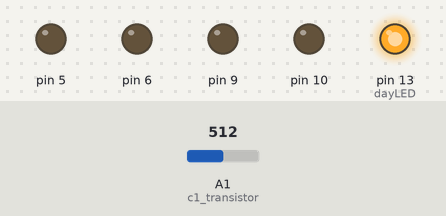
The sketch below on a simulated Arduino Uno, built with avr-gcc and run on an emulated ATmega328P. Parts: output pins drawn as LEDs (lit = HIGH). Inputs (shaded band) come from the test bench; at power-on: A1 (c1_transistor) = 512. What the sketch prints to the serial monitor is not drawn.

Above: at 1.2 s.
1.3 s: A1 (c1_transistor) set to 525
At 2.0 s:
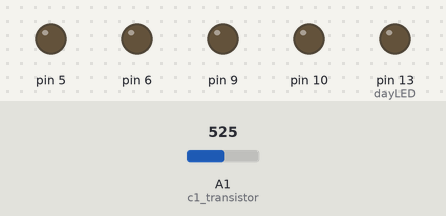
2.8 s: A1 (c1_transistor) set to 511
At 3.2 s:
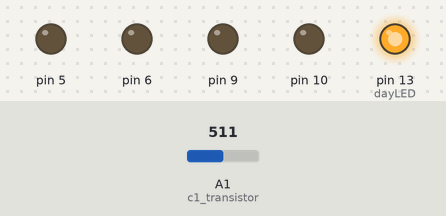
4.3 s: A1 (c1_transistor) set to 716
At 5.3 s:
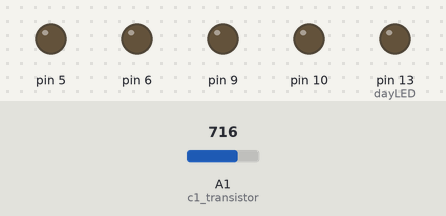
Timing chart, 0 to 7.3 s (numbered marks = the images above; inputs shaded):
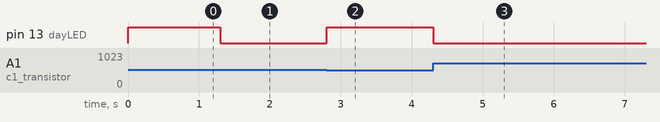

Measured:
- the behaviour switches between 514 and 515 on A1 (c1_transistor) (found by bisection; images 0 and 1)
- after the input at 1.3 s, pin 13 (dayLED): HIGH → LOW at once
- after the input at 2.8 s, pin 13 (dayLED): LOW → HIGH at once
- after the input at 4.3 s, pin 13 (dayLED): HIGH → LOW at once

The sketch:

3ATest.ino
```cpp
// m in this case means motor
// motor 1 is left, motor 2 is right when looking at bot from the back
#include "MotorClass.h"

// Analog Ouput pins for forward and backward movement
MotorClass Motor1(5,6);
MotorClass Motor2(9,10);

int state_user_pin = 8; // Input Digital Pin
int dayLED = 13; // Input Digital Pin
int ir_transistor = A0; // Analog Input Pin
int c1_transistor = A1; // Analog Input Pin
int c2_transistor = A2; // Analog Input Pin
int max_power = 255;
int off = 0;
int unsigned long fudge_factor = 2000; // 2 seconds || Experimental value from our bot to get time/degree turned
int collision_range[2] = {0,500}; // range of acceptable voltage to detect collision
int red_range[2] = {900,930}; // range of acceptable voltage to detect red
int blue_range[2] = {750,880}; // range of acceptable voltage to detect blue
int yellow_range[2] = {945,1000}; // range of acceptable voltage to detect yellow
int black_range[2] = {0,700}; // range of acceptable voltage to detect black
int road_color[2];
volatile int ir_value;
volatile int c_value[2];
volatile bool motor_off = true;
volatile bool m1forward = true;
volatile bool m2forward = true;
volatile bool m1backward = false;
volatile bool m2backward = false;
// COLORS
int BLACK = 1;
int RED = 2;
int BLUE = 3;
int YELLOW = 4;
// STATE VARIABLES
int STEERING_STATE = 1;
int STOP_STATE = 2;
int TURN_STATE = 3;
int CURRENT_STATE = STEERING_STATE;

void motorTOGGLE_ISR(){
  Serial.println("motor toggle");
  motor_off = !motor_off;
}

void m1directionISR(){
  Serial.println("m1 direction");
  m1forward = !m1forward;
  m1backward = !m1backward;
}

void m2directionISR(){
  Serial.println("m2 direction");
  m2forward = !m2forward;
  m2backward = !m2backward;
}

void collect_ir_data(){
  ir_value = analogRead(ir_transistor);
  Serial.println(ir_value);
}

void collect_c1_data(){
  c_value[0] = analogRead(c1_transistor);
  Serial.println(c_value[0]);
}

void collect_c2_data(){
  c_value[1] = analogRead(c2_transistor);
  Serial.println(c_value[1]);
}

void setup() {
  // This automatically goes into the ON state
  Serial.begin(9600);
  pinMode(state_user_pin, INPUT_PULLUP);
  pinMode(dayLED, OUTPUT);
  pinMode(ir_transistor, INPUT);
  pinMode(c1_transistor, INPUT);
  pinMode(c2_transistor, INPUT);
  attachInterrupt(ir_transistor, collect_ir_data, CHANGE);
  attachInterrupt(c1_transistor, collect_c1_data, CHANGE);
  attachInterrupt(c2_transistor, collect_c2_data, CHANGE);
  attachInterrupt(state_user_pin, motorTOGGLE_ISR, CHANGE);
}

void loop() {
  // MAIN LOOP
  c_value[0] = analogRead(c1_transistor);
  // Serial.println(c_value[0]);
  if (c_value[0] < 515){
    digitalWrite(dayLED, HIGH);
  }else{
    digitalWrite(dayLED, LOW);
  }
  color_logic();
  // if (CURRENT_STATE == STOP_STATE){
  //   Motor1.stop();
  //   Motor2.stop();
  //   CURRENT_STATE = TURN_STATE;
  // }else if (CURRENT_STATE == STEERING_STATE){
  //   collision_logic();
  //   color_logic();
  //   steering_logic();
  // }else if (CURRENT_STATE == TURN_STATE){
  //   turnCounterClockwise(180); // 180 degree turn
  //   CURRENT_STATE = STEERING_STATE;
  // }
}

void collision_logic(){
  if (ir_value >= collision_range[0] && ir_value <= collision_range[1]){
    CURRENT_STATE = STOP_STATE;
  }
}

void color_logic(){
  if (c_value[0] >= black_range[0] && c_value[0] <= black_range[1]){
    road_color[0] = BLACK;
    Serial.println("BLACK");
  }else if (c_value[0] >= red_range[0] && c_value[0] <= red_range[1]){
    road_color[0] = RED;
    Serial.println("RED");
  }else if (c_value[0] >= yellow_range[0] && c_value[0] <= yellow_range[1]){
    road_color[0] = YELLOW;
    Serial.println("YELLOW");
  }else if (c_value[0] >= blue_range[0] && c_value[0] <= blue_range[1]){
    road_color[0] = BLUE;
    Serial.println("BLUE");
  }
  if (c_value[1] >= black_range[0] && c_value[1] <= black_range[1]){
    road_color[1] = BLACK;
  }else if (c_value[1] >= red_range[0] && c_value[1] <= red_range[1]){
    road_color[1] = RED;
  }else if (c_value[1] >= yellow_range[0] && c_value[1] <= yellow_range[1]){
    road_color[1] = YELLOW;
  }else if (c_value[1] >= blue_range[0] && c_value[1] <= blue_range[1]){
    road_color[1] = BLUE;
  }
}

void steering_logic(){
  if (road_color[0] != BLACK && road_color[1] != BLACK){
    Motor1.goForward(max_power);
    Motor2.goForward(max_power);
  }else if (road_color[0] == BLACK && road_color[1] != BLACK){
    turnClockwise(1); // 1 degree turn
  }else if (road_color[1] == BLACK && road_color[0] != BLACK){
    turnCounterClockwise(1); // 1 degree turn
  }
}

void m2_state_logic(){
  if (m2forward){ // Makes motor 2 go to the right
    Motor2.goForward(max_power);
  }else if (m2backward){ // Makes motor 2 go to the left
    Motor2.goBackward(max_power);
  }
}

void turnClockwise(int degrees){
  Motor2.stop();
  Motor1.goForward(max_power);
  int unsigned long start_time = millis();
  int unsigned long turn_time = degrees * fudge_factor; // fudge factor is experimental time from 360 degree test
  int unsigned long current_time = 0;
  while ((current_time - start_time) < turn_time){
    int unsigned long current_time = millis();
  }
  Motor1.stop();
}

void turnCounterClockwise(int degrees){
  Motor1.stop();
  Motor2.goForward(max_power);
  int unsigned long start_time = millis();
  int unsigned long turn_time = degrees * fudge_factor; // fudge factor is experimental time from 360 degree test
  int unsigned long current_time = 0;
  while ((current_time - start_time) < turn_time){
    int unsigned long current_time = millis();
  }
  Motor2.stop();
}
```

MotorClass.cpp
```cpp
#include "Arduino.h"
#include "MotorClass.h"

MotorClass::MotorClass(int forward_pin, int backward_pin){
  pinMode(forward_pin, OUTPUT);
  pinMode(backward_pin, OUTPUT);
  _forward_pin = forward_pin;
  _backward_pin = backward_pin;
  _OFF = 0;
}

void MotorClass::goForward(int speed){
  analogWrite(_forward_pin, speed);
  analogWrite(_backward_pin, _OFF);
}

void MotorClass::goBackward(int speed){
  analogWrite(_backward_pin, speed);
  analogWrite(_forward_pin, _OFF);
}

void MotorClass::stop(){
  analogWrite(_forward_pin, _OFF);
  analogWrite(_backward_pin, _OFF);
}
```

MotorClass.h
```cpp
#ifndef MotorClass_h
#define MotorClass_h

#include "Arduino.h"

class MotorClass {
  public:
    MotorClass(int forward_pin, int backward_pin);
    void MotorClass::goForward(int speed);
    void MotorClass::goBackward(int speed);
    void MotorClass::stop();
  private:
    int _forward_pin;
    int _backward_pin;
    int _OFF ;
};

#endif
```
